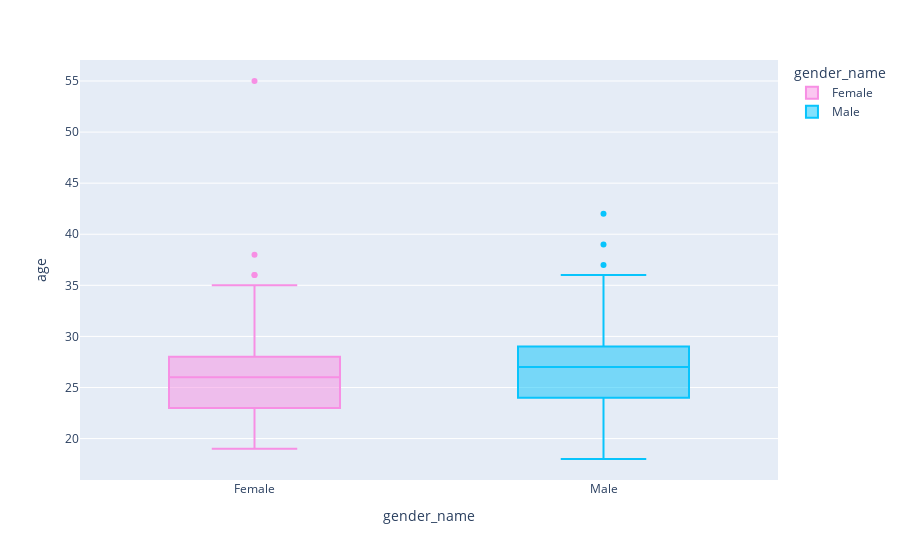

Notebook code for this chart:
### Code cell
fig = px.box(df_iid, x="gender_name", y="age", color="gender_name", color_discrete_sequence=["#F78FE4", "#08C4FC"])
fig.show()

### Figure 1 — Plotly figure (JSON) as saved in the notebook; plotly's stock layout.template omitted (floating-point values rounded to 4 significant figures; data arrays with more than 128 entries replaced by an {"elided": "..."} marker saying what was removed)
{"data": [{"alignmentgroup": "True", "hovertemplate": "gender_name=%{x}<br>age=%{y}<extra></extra>", "legendgroup": "Female", "marker": {"color": "#F78FE4"}, "name": "Female", "notched": false, "offsetgroup": "Female", "orientation": "v", "showlegend": true, "type": "box", "x": {"elided": "274 str values"}, "x0": " ", "xaxis": "x", "y": {"elided": "274 int values"}, "y0": " ", "yaxis": "y"}, {"alignmentgroup": "True", "hovertemplate": "gender_name=%{x}<br>age=%{y}<extra></extra>", "legendgroup": "Male", "marker": {"color": "#08c4fc"}, "name": "Male", "notched": false, "offsetgroup": "Male", "orientation": "v", "showlegend": true, "type": "box", "x": {"elided": "277 str values"}, "x0": " ", "xaxis": "x", "y": {"elided": "277 int values"}, "y0": " ", "yaxis": "y"}], "layout": {"boxmode": "overlay", "legend": {"title": {"text": "gender_name"}, "tracegroupgap": 0}, "margin": {"t": 60}, "xaxis": {"anchor": "y", "categoryarray": ["Female", "Male"], "categoryorder": "array", "domain": [0, 1], "title": {"text": "gender_name"}}, "yaxis": {"anchor": "x", "domain": [0, 1], "title": {"text": "age"}}}}
